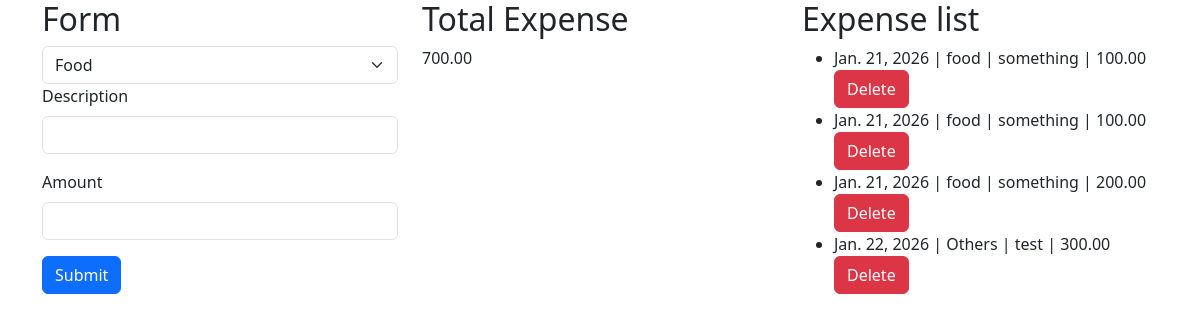
The app's page /, older data.
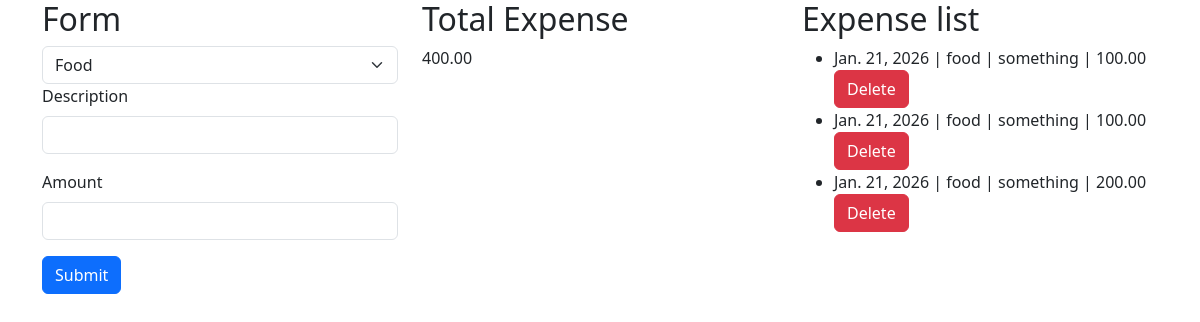
The same page, newer data.
### exptracker/models.py (models this page shows)
class expense(models.Model):
    CATEGORY_CHOICES= [
        ('Food', 'Food'),
        ('Travel', 'Travel'),
        ('Others', 'Others')
    ]
    category = models.CharField(max_length=100, choices= CATEGORY_CHOICES)
    description = models.CharField(max_length=500)
    amount = models.DecimalField(max_digits=10, decimal_places=2)
    date= models.DateField(auto_now_add= True)

### exptracker/views.py (the view, shortened to what this page needs)
# urls.py: path('', home, name='home'),
def home(request):
    data = expense.objects.all()
    total = sum(i.amount for i in data)
    cat = expense.CATEGORY_CHOICES
    return render(request, 'home.html', {'data' : data, 'total': total, 'cat': cat})

### exptracker/templates/home.html (shortened to what this page needs)
<!doctype html>
<html lang="en">
  <head>
    <link href="https://cdn.jsdelivr.net/npm/bootstrap@5.3.8/dist/css/bootstrap.min.css" rel="stylesheet">
  </head>
  <body>
    <div class="container">
        <div class="row">
            <div class="col">
                <h2>Form</h2>
                <form method="POST">
                    <select class="form-select" aria-label="Default select example" name='category'>
                        {% for value, label in cat %}
                            <option value="{{ value }}">{{ label }}</option>
                        {% endfor %}
                    </select>
                    <div class="mb-3">
                        <label for="exampleInputPassword1" class="form-label">Description</label>
                        <input type="text" class="form-control" name='description'>
                    </div>
                    <div class="mb-3">
                        <label for="exampleInputPassword1" class="form-label">Amount</label>
                        <input type="text" class="form-control" name='amount'>
                    </div>
                    <button type="submit" class="btn btn-primary">Submit</button>
                </form>
            </div>
            <div class="col">
                <h2>Total Expense</h2>
                {{total}}
            </div>
            <div class="col">
                <h2>Expense list </h2>
                <ul>
                    {% for i in data %}
                        <li>{{i.date}} | {{i.category}} | {{i.description}} | {{i.amount}} <a href="{% url "del" i.id %}" class="btn btn-danger"> Delete</a></li>
                    {% endfor %}
                </ul>
            </div>
        </div>
    </div>
  </body>
</html>

Row changes from the older to the newer data that the page shows:
removed expense: date "Jan. 22, 2026", category "Others", description "test", amount "300.00"
Text that changed along with them:
{{ total }}: "700.00" → "400.00"
